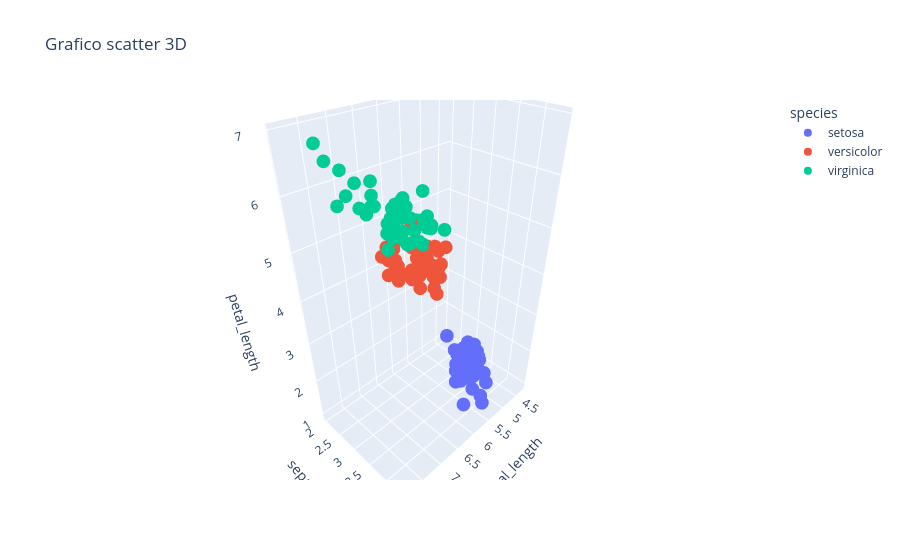

Write notebook code for a chart like this one.
### Code cell
fig = px.scatter_3d(
    data_frame=df,
    x="sepal_length",
    y="sepal_width",
    z="petal_length",
    color="species",
    hover_data=["petal_width"],
    title="Grafico scatter 3D"
)
fig.show()

### Figure 1 — Plotly figure (JSON) as saved in the notebook; plotly's stock layout.template omitted (floating-point values rounded to 4 significant figures)
{"data": [{"customdata": [[0.2], [0.2], [0.2], [0.2], [0.2], [0.4], [0.3], [0.2], [0.2], [0.1], [0.2], [0.2], [0.1], [0.1], [0.2], [0.4], [0.4], [0.3], [0.3], [0.3], [0.2], [0.4], [0.2], [0.5], [0.2], [0.2], [0.4], [0.2], [0.2], [0.2], [0.2], [0.4], [0.1], [0.2], [0.2], [0.2], [0.2], [0.1], [0.2], [0.2], [0.3], [0.3], [0.2], [0.6], [0.4], [0.3], [0.2], [0.2], [0.2], [0.2]], "hovertemplate": "species=setosa<br>sepal_length=%{x}<br>sepal_width=%{y}<br>petal_length=%{z}<br>petal_width=%{customdata[0]}<extra></extra>", "legendgroup": "setosa", "marker": {"color": "#636efa", "symbol": "circle"}, "mode": "markers", "name": "setosa", "scene": "scene", "showlegend": true, "type": "scatter3d", "x": [5.1, 4.9, 4.7, 4.6, 5.0, 5.4, 4.6, 5.0, 4.4, 4.9, 5.4, 4.8, 4.8, 4.3, 5.8, 5.7, 5.4, 5.1, 5.7, 5.1, 5.4, 5.1, 4.6, 5.1, 4.8, 5.0, 5.0, 5.2, 5.2, 4.7, 4.8, 5.4, 5.2, 5.5, 4.9, 5.0, 5.5, 4.9, 4.4, 5.1, 5.0, 4.5, 4.4, 5.0, 5.1, 4.8, 5.1, 4.6, 5.3, 5.0], "y": [3.5, 3.0, 3.2, 3.1, 3.6, 3.9, 3.4, 3.4, 2.9, 3.1, 3.7, 3.4, 3.0, 3.0, 4.0, 4.4, 3.9, 3.5, 3.8, 3.8, 3.4, 3.7, 3.6, 3.3, 3.4, 3.0, 3.4, 3.5, 3.4, 3.2, 3.1, 3.4, 4.1, 4.2, 3.1, 3.2, 3.5, 3.6, 3.0, 3.4, 3.5, 2.3, 3.2, 3.5, 3.8, 3.0, 3.8, 3.2, 3.7, 3.3], "z": [1.4, 1.4, 1.3, 1.5, 1.4, 1.7, 1.4, 1.5, 1.4, 1.5, 1.5, 1.6, 1.4, 1.1, 1.2, 1.5, 1.3, 1.4, 1.7, 1.5, 1.7, 1.5, 1.0, 1.7, 1.9, 1.6, 1.6, 1.5, 1.4, 1.6, 1.6, 1.5, 1.5, 1.4, 1.5, 1.2, 1.3, 1.4, 1.3, 1.5, 1.3, 1.3, 1.3, 1.6, 1.9, 1.4, 1.6, 1.4, 1.5, 1.4]}, {"customdata": [[1.4], [1.5], [1.5], [1.3], [1.5], [1.3], [1.6], [1.0], [1.3], [1.4], [1.0], [1.5], [1.0], [1.4], [1.3], [1.4], [1.5], [1.0], [1.5], [1.1], [1.8], [1.3], [1.5], [1.2], [1.3], [1.4], [1.4], [1.7], [1.5], [1.0], [1.1], [1.0], [1.2], [1.6], [1.5], [1.6], [1.5], [1.3], [1.3], [1.3], [1.2], [1.4], [1.2], [1.0], [1.3], [1.2], [1.3], [1.3], [1.1], [1.3]], "hovertemplate": "species=versicolor<br>sepal_length=%{x}<br>sepal_width=%{y}<br>petal_length=%{z}<br>petal_width=%{customdata[0]}<extra></extra>", "legendgroup": "versicolor", "marker": {"color": "#EF553B", "symbol": "circle"}, "mode": "markers", "name": "versicolor", "scene": "scene", "showlegend": true, "type": "scatter3d", "x": [7.0, 6.4, 6.9, 5.5, 6.5, 5.7, 6.3, 4.9, 6.6, 5.2, 5.0, 5.9, 6.0, 6.1, 5.6, 6.7, 5.6, 5.8, 6.2, 5.6, 5.9, 6.1, 6.3, 6.1, 6.4, 6.6, 6.8, 6.7, 6.0, 5.7, 5.5, 5.5, 5.8, 6.0, 5.4, 6.0, 6.7, 6.3, 5.6, 5.5, 5.5, 6.1, 5.8, 5.0, 5.6, 5.7, 5.7, 6.2, 5.1, 5.7], "y": [3.2, 3.2, 3.1, 2.3, 2.8, 2.8, 3.3, 2.4, 2.9, 2.7, 2.0, 3.0, 2.2, 2.9, 2.9, 3.1, 3.0, 2.7, 2.2, 2.5, 3.2, 2.8, 2.5, 2.8, 2.9, 3.0, 2.8, 3.0, 2.9, 2.6, 2.4, 2.4, 2.7, 2.7, 3.0, 3.4, 3.1, 2.3, 3.0, 2.5, 2.6, 3.0, 2.6, 2.3, 2.7, 3.0, 2.9, 2.9, 2.5, 2.8], "z": [4.7, 4.5, 4.9, 4.0, 4.6, 4.5, 4.7, 3.3, 4.6, 3.9, 3.5, 4.2, 4.0, 4.7, 3.6, 4.4, 4.5, 4.1, 4.5, 3.9, 4.8, 4.0, 4.9, 4.7, 4.3, 4.4, 4.8, 5.0, 4.5, 3.5, 3.8, 3.7, 3.9, 5.1, 4.5, 4.5, 4.7, 4.4, 4.1, 4.0, 4.4, 4.6, 4.0, 3.3, 4.2, 4.2, 4.2, 4.3, 3.0, 4.1]}, {"customdata": [[2.5], [1.9], [2.1], [1.8], [2.2], [2.1], [1.7], [1.8], [1.8], [2.5], [2.0], [1.9], [2.1], [2.0], [2.4], [2.3], [1.8], [2.2], [2.3], [1.5], [2.3], [2.0], [2.0], [1.8], [2.1], [1.8], [1.8], [1.8], [2.1], [1.6], [1.9], [2.0], [2.2], [1.5], [1.4], [2.3], [2.4], [1.8], [1.8], [2.1], [2.4], [2.3], [1.9], [2.3], [2.5], [2.3], [1.9], [2.0], [2.3], [1.8]], "hovertemplate": "species=virginica<br>sepal_length=%{x}<br>sepal_width=%{y}<br>petal_length=%{z}<br>petal_width=%{customdata[0]}<extra></extra>", "legendgroup": "virginica", "marker": {"color": "#00cc96", "symbol": "circle"}, "mode": "markers", "name": "virginica", "scene": "scene", "showlegend": true, "type": "scatter3d", "x": [6.3, 5.8, 7.1, 6.3, 6.5, 7.6, 4.9, 7.3, 6.7, 7.2, 6.5, 6.4, 6.8, 5.7, 5.8, 6.4, 6.5, 7.7, 7.7, 6.0, 6.9, 5.6, 7.7, 6.3, 6.7, 7.2, 6.2, 6.1, 6.4, 7.2, 7.4, 7.9, 6.4, 6.3, 6.1, 7.7, 6.3, 6.4, 6.0, 6.9, 6.7, 6.9, 5.8, 6.8, 6.7, 6.7, 6.3, 6.5, 6.2, 5.9], "y": [3.3, 2.7, 3.0, 2.9, 3.0, 3.0, 2.5, 2.9, 2.5, 3.6, 3.2, 2.7, 3.0, 2.5, 2.8, 3.2, 3.0, 3.8, 2.6, 2.2, 3.2, 2.8, 2.8, 2.7, 3.3, 3.2, 2.8, 3.0, 2.8, 3.0, 2.8, 3.8, 2.8, 2.8, 2.6, 3.0, 3.4, 3.1, 3.0, 3.1, 3.1, 3.1, 2.7, 3.2, 3.3, 3.0, 2.5, 3.0, 3.4, 3.0], "z": [6.0, 5.1, 5.9, 5.6, 5.8, 6.6, 4.5, 6.3, 5.8, 6.1, 5.1, 5.3, 5.5, 5.0, 5.1, 5.3, 5.5, 6.7, 6.9, 5.0, 5.7, 4.9, 6.7, 4.9, 5.7, 6.0, 4.8, 4.9, 5.6, 5.8, 6.1, 6.4, 5.6, 5.1, 5.6, 6.1, 5.6, 5.5, 4.8, 5.4, 5.6, 5.1, 5.1, 5.9, 5.7, 5.2, 5.0, 5.2, 5.4, 5.1]}], "layout": {"legend": {"title": {"text": "species"}, "tracegroupgap": 0}, "scene": {"domain": {"x": [0, 1], "y": [0, 1]}, "xaxis": {"title": {"text": "sepal_length"}}, "yaxis": {"title": {"text": "sepal_width"}}, "zaxis": {"title": {"text": "petal_length"}}}, "title": {"text": "Grafico scatter 3D"}}}
